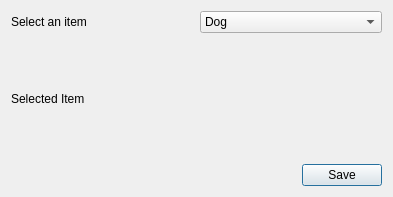
<?xml version="1.0" encoding="UTF-8"?>
<ui version="4.0">
 <class>Dialog</class>
 <widget class="QDialog" name="Dialog">
  <property name="geometry">
   <rect>
    <x>0</x>
    <y>0</y>
    <width>393</width>
    <height>197</height>
   </rect>
  </property>
  <property name="windowTitle">
   <string>Dialog</string>
  </property>
  <layout class="QVBoxLayout" name="verticalLayout">
   <item>
    <layout class="QHBoxLayout" name="horizontalLayout">
     <item>
      <widget class="QLabel" name="label">
       <property name="text">
        <string>Select an item</string>
       </property>
      </widget>
     </item>
     <item>
      <widget class="QComboBox" name="comboBox">
       <item>
        <property name="text">
         <string>Dog</string>
        </property>
       </item>
       <item>
        <property name="text">
         <string>Cat</string>
        </property>
       </item>
       <item>
        <property name="text">
         <string>Bird</string>
        </property>
       </item>
       <item>
        <property name="text">
         <string>Lizzard</string>
        </property>
       </item>
      </widget>
     </item>
    </layout>
   </item>
   <item>
    <widget class="QLabel" name="lvlSelected">
     <property name="text">
      <string>Selected Item</string>
     </property>
    </widget>
   </item>
   <item>
    <layout class="QHBoxLayout" name="horizontalLayout_2">
     <item>
      <spacer name="horizontalSpacer">
       <property name="orientation">
        <enum>Qt::Horizontal</enum>
       </property>
       <property name="sizeHint" stdset="0">
        <size>
         <width>40</width>
         <height>20</height>
        </size>
       </property>
      </spacer>
     </item>
     <item>
      <widget class="QPushButton" name="btnSave">
       <property name="text">
        <string>Save</string>
       </property>
      </widget>
     </item>
    </layout>
   </item>
  </layout>
 </widget>
 <resources/>
 <connections/>
</ui>
